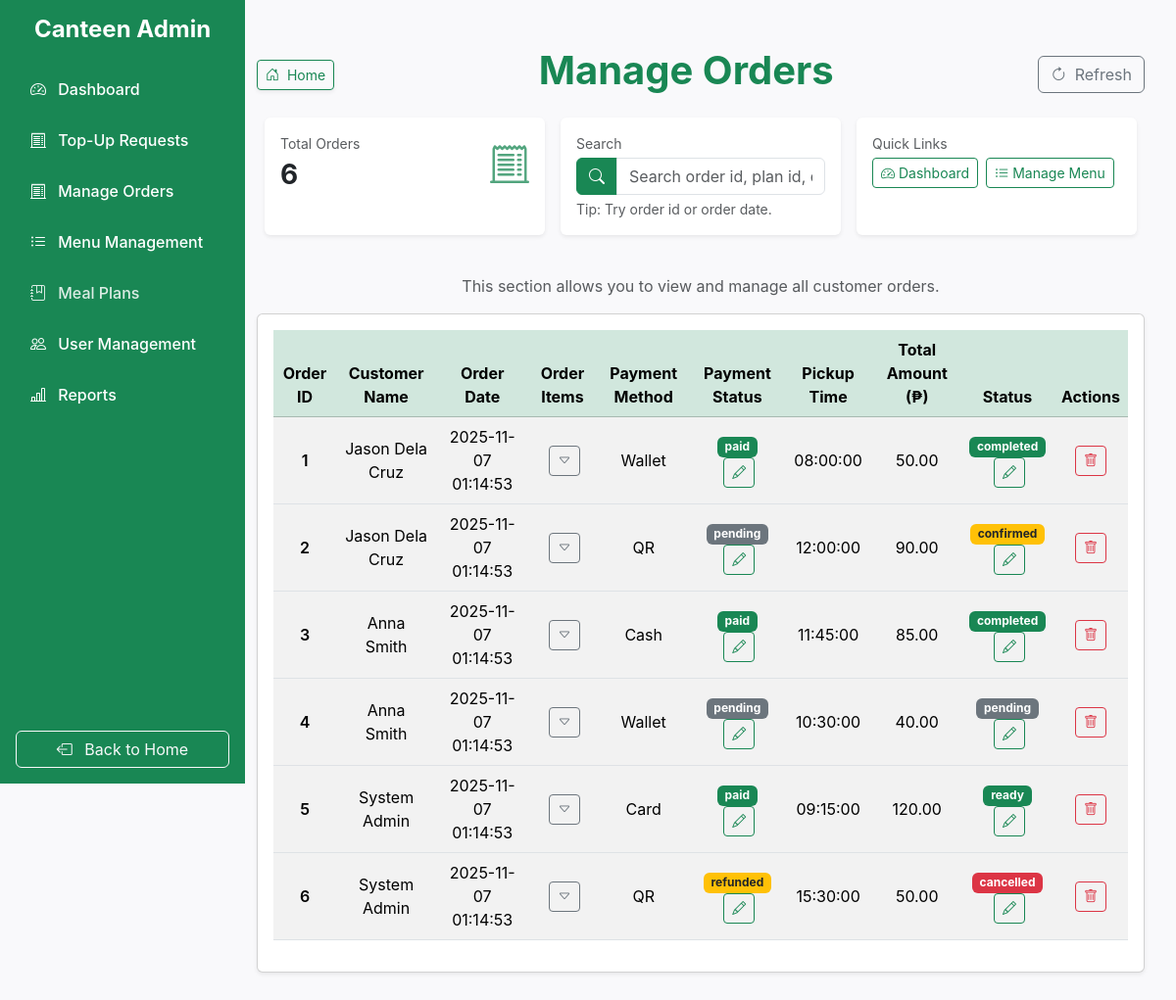
The page /pages/admin-pages/manage_orders.php (signed in) on the database its author committed.
### tables this page shows
CREATE TABLE IF NOT EXISTS `orders` (
  `order_id` INT NOT NULL AUTO_INCREMENT,
  `user_id` INT NOT NULL,
  `plan_id` INT NULL DEFAULT NULL,
  `total_amount` DECIMAL(10,2) NOT NULL,
  `payment_method` ENUM('wallet', 'cash', 'qr', 'card') NULL DEFAULT 'wallet',
  `order_date` DATETIME NULL DEFAULT CURRENT_TIMESTAMP,
  `pickup_time` TIME NULL DEFAULT NULL,
  `status` ENUM('pending', 'confirmed', 'preparing', 'ready', 'completed', 'cancelled') NULL DEFAULT 'pending',
  PRIMARY KEY (`order_id`),
  INDEX `user_id` (`user_id` ASC),
  INDEX `plan_id` (`plan_id` ASC),
  CONSTRAINT `orders_ibfk_1`
    FOREIGN KEY (`user_id`)
    REFERENCES `users` (`user_id`)
    ON DELETE CASCADE
    ON UPDATE CASCADE,
  CONSTRAINT `orders_ibfk_2`
    FOREIGN KEY (`plan_id`)
    REFERENCES `meal_plans` (`plan_id`)
    ON DELETE SET NULL
    ON UPDATE CASCADE);

### pages/admin-pages/manage_orders.php (the view, shortened to what this page needs)
<?php
$pageTitle = "Manage Orders - ArcherInnov Canteen Pre-order System";
include('../../includes/sidebar.php');
?>
<main class="admin-content container my-5 fullHeight d-flex flex-column align-items-center justify-content-start">
    <div class="d-flex justify-content-between align-items-center w-100 mb-3">
        <div class="d-flex align-items-center gap-2">
        <a href="../menu.php" class="btn btn-outline-success btn-sm shadow-sm">
            <i class="bi bi-house-door me-1"></i> Home
        </a>
        </div>
        <h1 class="text-center flex-grow-1 fw-bold text-success">Manage Orders</h1>
        <button class="btn btn-outline-secondary" onclick="window.location.reload()">
            <i class="bi bi-arrow-clockwise me-1"></i> Refresh
        </button>
    </div>
    <?php
    include ('../../config/db.php');
        $totalOrders = $conn->query("SELECT COUNT(*) as count FROM orders")->fetch_assoc()['count'];
        $sql = "SELECT * FROM orders ORDER BY order_date DESC";
        $stmt = $conn->prepare($sql);
        $stmt->execute();
        $result = $stmt->get_result();
        $orders = [];
        while ($row = $result->fetch_assoc()) {
            $orders[] = $row;
        }
    ?>
    <div class="row g-3 mb-3 w-100">
        <div class="col-md-4">
        <div class="card shadow-sm border-0 h-100">
            <div class="card-body">
            <div class="d-flex justify-content-between align-items-center">
                <div>
                <div class="text-muted small">Total Orders</div>
                <div class="fs-3 fw-bold" id="orderCount"><?= htmlspecialchars($totalOrders)?></div>
                </div>
                <i class="bi bi-receipt-cutoff fs-1 text-success opacity-75"></i>
            </div>
            </div>
        </div>
        </div>
        <div class="col-md-4">
        <div class="card shadow-sm border-0 h-100">
            <div class="card-body">
            <div class="text-muted small mb-1">Search</div>
            <div class="input-group">
                <span class="input-group-text bg-success text-white border-success">
                <i class="bi bi-search"></i>
                </span>
                <input type="text" id="orderFilter" class="form-control" placeholder="Search order id, plan id, date..." data-table="ordersTable">
            </div>
            <div class="form-text">Tip: Try order id or order date.</div>
            </div>
        </div>
        </div>
        <div class="col-md-4">
        <div class="card shadow-sm border-0 h-100">
            <div class="card-body">
                <div class="text-muted small mb-1">Quick Links</div>
                <div class="d-flex gap-2 flex-wrap">
                    <a href="dashboard.php" class="btn btn-outline-success btn-sm"><i class="bi bi-speedometer2 me-1"></i>Dashboard</a>
                    <a href="manage_menu.php" class="btn btn-outline-success btn-sm"><i class="bi bi-list-ul me-1"></i>Manage Menu</a>
                </div>
            </div>
        </div>
        </div>
    </div>
    <br>
    <p class="text-muted text-center">This section allows you to view and manage all customer orders.</p>
    <?php if(count($orders) > 0): ?>
    <div class="card shadow-sm">
        <div class="card-body">
        <div class="table-responsive">
            <table class="table table-striped table-hover align-middle">
            <thead class="table-success text-center">
                <tr>
                <th>Order ID</th>
                <th>Customer Name</th>
                <th>Order Date</th>
                <th>Order Items</th>
                <th>Payment Method</th>
                <th>Payment Status</th>
                <th>Pickup Time</th>
                <th>Total Amount (₱)</th>
                <th>Status</th>
                <th>Actions</th>
                </tr>
            </thead>
            <tbody id="ordersTable">
            <?php foreach ($orders as $order): ?>
                <?php
                    $customerId = $order['user_id'];
                    $customerSql = "SELECT full_name FROM users WHERE user_id = ?";
                    $customerStmt = $conn->prepare($customerSql);
                    $customerStmt->bind_param("i", $customerId);
                    $customerStmt->execute();
                    $customerResult = $customerStmt->get_result();
                    $customer = $customerResult->fetch_assoc();
                    $order['origin'] = $customer['full_name'];
                    $paymentSql = "SELECT payment_status FROM payments WHERE order_id = ?";
                    $paymentStmt = $conn->prepare($paymentSql);
                    $paymentStmt->bind_param("i", $order['order_id']);
                    $paymentStmt->execute();
                    $paymentResult = $paymentStmt->get_result();
                    if ($paymentRow = $paymentResult->fetch_assoc()) {
                        $order['payment_status'] = $paymentRow['payment_status'];
                    } else {
                        $order['payment_status'] = 'pending';
                    }
                ?>
                <tr id="order-<?=$order['order_id']?>" class="text-center">
                    <td class="fw-semibold"><?=$order['order_id']?></td>
                    <td><?=$order['origin']?></td>
                    <td><?=$order['order_date']?></td>
                    <td>
                        <button class="btn btn-sm btn-outline-secondary ms-1 toggleItems" data-id="<?=$order['order_id']?>" title="View Order Items">
                            <i class="bi bi-caret-down"></i>
                        </button>
                    </td>
                    <?php
                        $paymentLabel = [
                            'wallet' => 'Wallet',
                            'cash' => 'Cash',
                            'qr' => 'QR',
                            'card' => 'Card'
                        ][$order['payment_method']] ?? $order['payment_method'];
                    ?>
                    <td><?= htmlspecialchars($paymentLabel) ?></td>
                    <td>
                        <div class="payment-display" id="paymentDisplay-<?=$order['order_id']?>">
                            <span class="badge payment-badge
                                <?php if($order['payment_status'] === 'paid'):?>bg-success<?php endif; ?>
                                <?php if($order['payment_status'] === 'refunded'):?> bg-warning text-dark<?php endif; ?>
                                <?php if($order['payment_status'] === 'failed'):?>bg-danger<?php endif; ?>
                                <?php if($order['payment_status'] === 'pending'):?>bg-secondary<?php endif; ?>
                                ">
                            <?=$order['payment_status']?>
                            </span> <br>
                            <button class="btn btn-sm btn-outline-success ms-1 editPaymentBtn" data-id="<?=$order['order_id']?>"  data-type="payment" title="Edit Payment Status">
                                <i class="bi bi-pencil"></i>
                            </button>
                        </div>
                    </td>
                    <td><?=$order['pickup_time']?></td>
                    <td><?=number_format($order['total_amount'], 2)?></td>
                    <td>
                        <div class="status-display" id="statusDisplay-<?=$order['order_id']?>">
                            <span class="badge status-badge
                                <?php if($order['status'] === 'ready' || $order['status'] === 'completed'):?>bg-success<?php endif; ?>
                                <?php if($order['status'] === 'confirmed'):?> bg-warning text-dark<?php endif; ?>
                                <?php if($order['status'] === 'cancelled'):?>bg-danger<?php endif; ?>
                                <?php if($order['status'] === 'pending' || $order['status'] === 'preparing'):?>bg-secondary<?php endif; ?>
                                ">
                            <?=$order['status']?>
                            </span> <br>
                            <button class="btn btn-sm btn-outline-success ms-1 editStatusBtn" data-id="<?=$order['order_id']?>" data-type="status" title="Edit Status">
                                <i class="bi bi-pencil"></i>
                            </button>
                        </div>
                    </td>
                    <td>
                        <button class="btn btn-sm btn-outline-danger deleteOrderBtn" data-id="<?=$order['order_id']?>" data-action="delete_order" title="Delete Order">
                            <i class="bi bi-trash"></i>
                        </button>
                    </td>
                </tr>
            <?php endforeach; ?>
            </tbody>
            </table>
        </div>
        </div>
    </div>
    <?php else: ?>
        <div class="alert alert-secondary text-center" role="alert">
            No Orders found.
        </div>
    <?php endif; ?>
    </div>
<?php include ('../../includes/closing.php');

### includes/sidebar.php (shortened to what this page needs)
<!DOCTYPE html>
<html lang="en">
<head>
  <link href="https://cdn.jsdelivr.net/npm/bootstrap@5.3.3/dist/css/bootstrap.min.css" rel="stylesheet" />
  <link href="https://cdn.jsdelivr.net/npm/bootstrap-icons@1.11.3/font/bootstrap-icons.css" rel="stylesheet" />
  <link href="../../assets/css/admin.css" rel="stylesheet" type="text/css" media="all">
</head>
<body>
  <div class="admin-wrapper d-flex">
    <nav class="admin-sidebar d-flex flex-column justify-content-between p-3">
      <div>
        <h4 class="text-white mb-4 text-center fw-bold">Canteen Admin</h4>
        <ul class="nav flex-column">
          <li class="nav-item mb-2">
            <a href="dashboard.php" class="nav-link text-white <?php if ($pageTitle === 'Management Dashboard - ArcherInnov Canteen Pre-order System') echo 'active' ?>>">
              <i class="bi bi-speedometer2 me-2"></i> Dashboard
            </a>
          </li>
          <li class="nav-item mb-2">
            <a href="manage_topup_requests.php" class="nav-link text-white <?php if ($pageTitle === 'Manage Top-Up Requests - ArcherInnov Canteen Pre-order System') echo 'active' ?>>">
              <i class="bi bi-receipt-cutoff me-2"></i> Top-Up Requests
            </a>
          </li>
          <li class="nav-item mb-2">
            <a href="manage_orders.php" class="nav-link text-white <?php if ($pageTitle === 'Manage Orders - ArcherInnov Canteen Pre-order System') echo 'active' ?>>">
              <i class="bi bi-receipt-cutoff me-2"></i> Manage Orders
            </a>
          </li>
          <li class="nav-item mb-2">
            <a href="manage_menu.php" class="nav-link text-white <?php if ($pageTitle === 'Menu Management - ArcherInnov Canteen Pre-order System') echo 'active' ?>>">
              <i class="bi bi-list-ul me-2"></i> Menu Management
            </a>
          </li>
          <li class="nav-item mb-2">
            <a href="manage_meal_plans.php" class="nav-link text-white<?php if ($pageTitle === 'Meal Plans - ArcherInnov Canteen Pre-order System') echo 'active' ?>>">
              <i class="bi bi-journal-bookmark me-2"></i> Meal Plans
            </a>
          </li>
            <?php if (isset($_SESSION['is_admin'])) : ?>
              <li class="nav-item mb-2">
                  <a href="manage_users.php" class="nav-link text-white <?php if ($pageTitle === 'User Management - ArcherInnov Canteen Pre-order System') echo 'active' ?>>">
                  <i class="bi bi-people me-2"></i> User Management
                  </a>
              </li>
              <li class="nav-item mb-2">
                  <a href="reports.php" class="nav-link text-white <?php if ($pageTitle === 'Reports - ArcherInnov Canteen Pre-order System') echo 'active' ?>>">
                  <i class="bi bi-bar-chart-line me-2"></i> Reports
                  </a>
              </li>
            <?php endif; ?>
        </ul>
      </div>
      <div>
        <a href="../menu.php" class="btn btn-outline-light w-100 mt-3 logoutButton">
          <i class="bi bi-box-arrow-left me-2"></i> Back to Home
        </a>
      </div>
    </nav>

### includes/closing.php (shortened to what this page needs)
        <div class="position-fixed bottom-0 end-0 p-3" style="z-index: 11">
        </div>
</body>
</html>

### assets/css/admin.css (style rules this page uses)
.fullHeight { min-height: 85vh; }
body { margin: 0; font-family: "Inter", sans-serif; background-color: #f9f9fb; }
.admin-wrapper { min-height: 100vh; overflow: hidden; }
.admin-sidebar { width: 250px; min-height: 100vh; background-color: #198754; position: fixed; top: 0; left: 0; color: white; }
.admin-content { margin-left: 250px; margin-right: 20px; width: calc(100% - 250px); }
.nav-link { color: rgba(255,255,255,0.85); font-weight: 500; border-radius: 8px; padding: 10px 15px; transition: all 0.2s ease; }

### rows shown on the page
orders: order_id "1", origin "Jason Dela Cruz", order_date "2025-11-07 01:14:53", payment_method "Wallet", payment_status "paid", pickup_time "08:00:00", total_amount "50.00", status "completed"
orders: order_id "2", origin "Jason Dela Cruz", order_date "2025-11-07 01:14:53", payment_method "QR", payment_status "pending", pickup_time "12:00:00", total_amount "90.00", status "confirmed"
orders: order_id "3", origin "Anna Smith", order_date "2025-11-07 01:14:53", payment_method "Cash", payment_status "paid", pickup_time "11:45:00", total_amount "85.00", status "completed"
orders: order_id "4", origin "Anna Smith", order_date "2025-11-07 01:14:53", payment_method "Wallet", status "pending", pickup_time "10:30:00", total_amount "40.00"
orders: order_id "5", origin "System Admin", order_date "2025-11-07 01:14:53", payment_method "Card", payment_status "paid", pickup_time "09:15:00", total_amount "120.00", status "ready"
orders: order_id "6", origin "System Admin", order_date "2025-11-07 01:14:53", payment_method "QR", payment_status "refunded", pickup_time "15:30:00", total_amount "50.00", status "cancelled"

### other values the page prints
$totalOrders "6"
